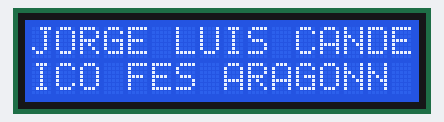
The sketch below on a simulated Arduino Uno, built with avr-gcc and run on an emulated ATmega328P. Shown: 16×2 character LCD.

Above: at 0.1 s.
At 1.6 s:
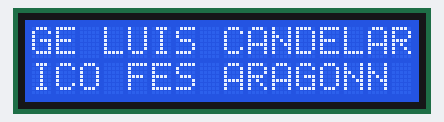
At 3.6 s:
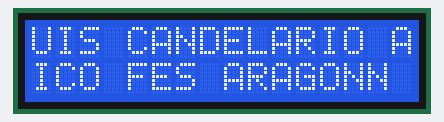
At 7.7 s:
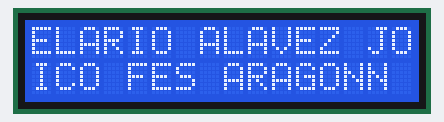
At 11.2 s:
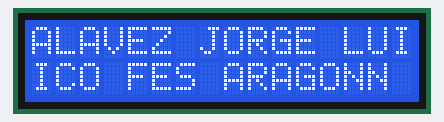
At 15.2 s:
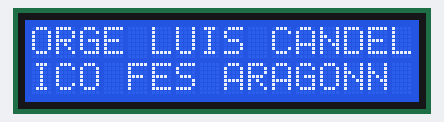

Measured:
- by itself, everything shown: repeats every 14.6 s, in 29 steps
- what the display in image 1 shows lasts 0.5 s, from 1.6 s to 2.1 s

The sketch:

practica8-LMicros.ino
```cpp
#include <LiquidCrystal.h>

LiquidCrystal lcd_1(12, 11, 5, 4, 3, 2);
String texto;
String tmp;

void setup() {
  lcd_1.begin(16, 2);
  lcd_1.setCursor(1, 1);
  lcd_1.print("ICO FES ARAGON");
  texto = "JORGE LUIS CANDELARIO ALAVEZ ";
}

void loop() {
	for(int i = 0; i < (texto.length() - 16); i++){
      	lcd_1.setCursor(0, 1);
  		lcd_1.print("ICO FES ARAGON");
        lcd_1.setCursor(0, 0);
  		lcd_1.print(texto.substring(i, (16 + i)));
      	delay(500);
    }
  tmp = texto;
  texto = tmp.substring((tmp.length() - 16), tmp.length()) + tmp.substring(0, (tmp.length() - 16));
}
```
